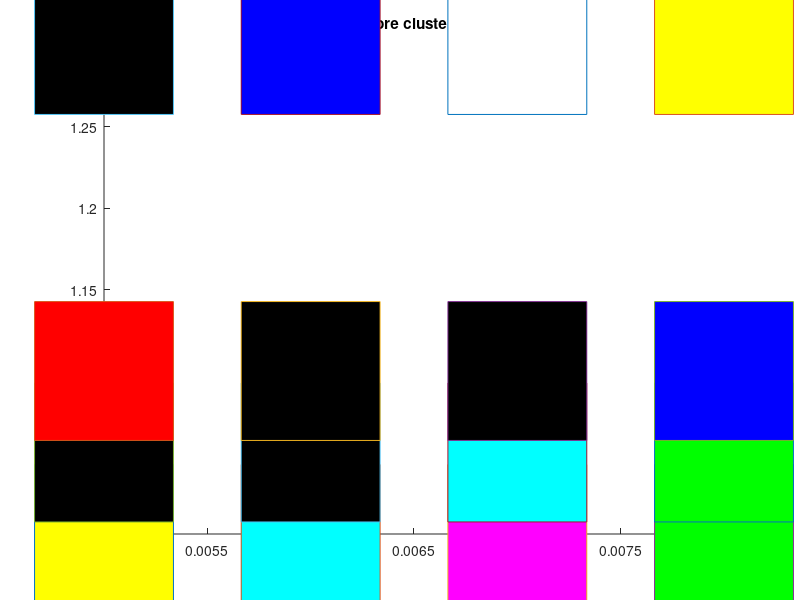
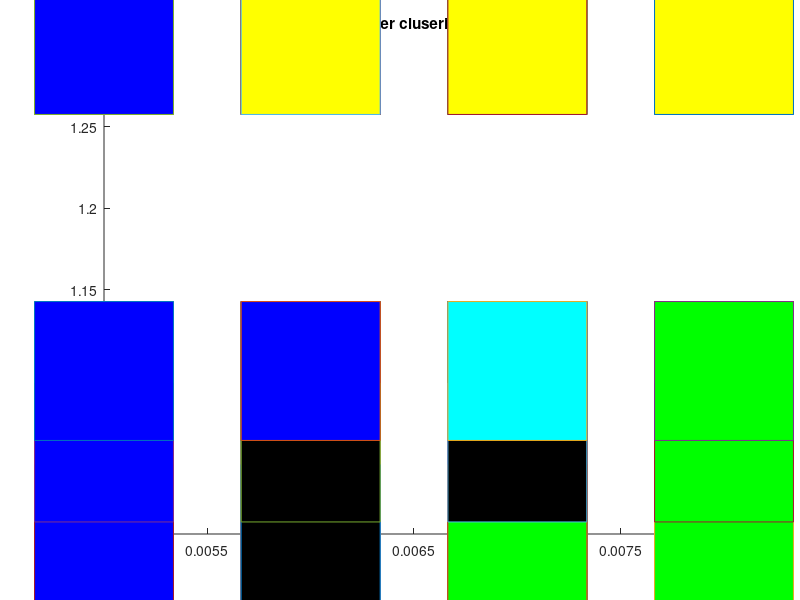

Write MATLAB code to recreate these figures, in order.
clc;
clear;
T=11;
rd=2;
sigma_initial=0.05;
alpha_initial=0.9;
number_of_vectors=9;
number_of_neuorn_inputs=27;
neighbour_radius_initial=number_of_vectors/2;

%{
    for v=1:9 %number of input neuorns 
       for x=1:3
       l=input('x ');
        I(x,v)=l;
        
       end
       
end

disp(I)
%}
    
 sprev=rng(1,'v5uniform')
     I=randi([0 1],3,16)
figure(1);
title('before clustering');
hold on;

plot(0.005,1,'-s','MarkerSize',100,...
    'MarkerFaceColor',[ I(1,1) I(2,1) I(3,1)]);

plot(0.006,1,'-s','MarkerSize',100,...
    'MarkerFaceColor',[I(1,2) I(2,2) I(3,2)]);

plot(0.007,1,'-s','MarkerSize',100,...
    'MarkerFaceColor',[I(1,3) I(2,3) I(3,3)]);
plot(0.008,1,'-s','MarkerSize',100,...
    'MarkerFaceColor',[I(1,4) I(2,4) I(3,4)]);


plot(0.005,1.05,'-s','MarkerSize',100,...
    'MarkerFaceColor',[I(1,5) I(2,5) I(3,5)]);

plot(0.006,1.05,'-s','MarkerSize',100,...
    'MarkerFaceColor',[I(1,6) I(2,6) I(3,6)]);

plot(0.007,1.05,'-s','MarkerSize',100,...
    'MarkerFaceColor',[I(1,7) I(2,7) I(3,7)]);
plot(0.008,1.05,'-s','MarkerSize',100,...
    'MarkerFaceColor',[I(1,8) I(2,8) I(3,8)]);

plot(0.005,1.1,'-s','MarkerSize',100,...
    'MarkerFaceColor',[I(1,9) I(2,9) I(3,9)]);

plot(0.006,1.1,'-s','MarkerSize',100,...
    'MarkerFaceColor',[I(1,10) I(2,10) I(3,10)]);

plot(0.007,1.1,'-s','MarkerSize',100,...
    'MarkerFaceColor',[I(1,11) I(2,11) I(3,11)]);

plot(0.008,1.1,'-s','MarkerSize',100,...
    'MarkerFaceColor',[I(1,12) I(2,12) I(3,12)]);
plot(0.005,1.3,'-s','MarkerSize',100,...
    'MarkerFaceColor',[I(1,13) I(2,13) I(3,13)]);

plot(0.006,1.3,'-s','MarkerSize',100,...
    'MarkerFaceColor',[I(1,14) I(2,14) I(3,14)]);

plot(0.007,1.3,'-s','MarkerSize',100,...
    'MarkerFaceColor',[I(1,15) I(2,15) I(3,15)]);
plot(0.008,1.3,'-s','MarkerSize',100,...
    'MarkerFaceColor',[I(1,16) I(2,16) I(3,16)]);
 
hold off;

    

     sprev=rng(1,'v5uniform')
     R=randi([0 1],4,4)
            G=randi([0 1],4,4)
             B=randi([0 1],4,4)
    
    
    
for t=1:T
    alpha=alpha_initial*exp((1-t)/T);
    sigma=sigma_initial*exp((1-t)/((T)));
    max_neighbour_radius=round(neighbour_radius_initial*exp((1-t)/T));
    for n=1:16
        for i=1:4
            for j=1:4
                D(i,j)=sqrt((I(1,n)-R(i,j))^2+(I(2,n)-G(i,j))^2+(I(3,n)-B(i,j))^2);
                
            end
        end
        disp('this is differences matrix');
        disp(D);
        min=D(1,1);
        for i=1:4
            for j=1:4
               
                      if ((D(i,j)<=min))
                          min=D(i,j);
                          m=i;
                          c=j;
                          
                      end
                
               
            end 
                  end
        
        
          % update the winning neuron
%        e_factor = exp(-((m-m).^2+(c-c).^2)/2*sigma);
       R(m,c)=R(m,c)+alpha*(I(1,n)-R(m,c));
       G(m,c)=G(m,c)+alpha*(I(2,n)-G(m,c));
       B(m,c)=B(m,c)+alpha*(I(3,n)-B(m,c));
       
        % update the neighbour neurons
       for neighbour_radius=1:1:max_neighbour_radius
            jj1=m - neighbour_radius;
            jj2=c;
            if (jj1>=1) % to stay in the matrix
                e_factor = exp(-((m-jj1).^2+(c-jj2).^2)/2*sigma^2);
                R(jj1,jj2)=R(jj1,jj2) + alpha * e_factor * (I(1,n)-R(jj1,jj2));
                G(jj1,jj2)=G(jj1,jj2) + alpha * e_factor * (I(2,n)-G(jj1,jj2));
                B(jj1,jj2)=B(jj1,jj2) + alpha * e_factor * (I(3,n)-B(jj1,jj2));
            end
            jj1=m + neighbour_radius;
            jj2=c;
            if (jj1<=4) % to stay in the matrix
                e_factor = exp(-((m-jj1).^2+(c-jj2).^2)/2*sigma^2);
                  R(jj1,jj2)=R(jj1,jj2) + alpha * e_factor * (I(1,n)-R(jj1,jj2));
                G(jj1,jj2)=G(jj1,jj2) + alpha * e_factor * (I(2,n)-G(jj1,jj2));
                B(jj1,jj2)=B(jj1,jj2) + alpha * e_factor * (I(3,n)-B(jj1,jj2));
            end
            jj1=m;
            jj2=c - neighbour_radius;
            if (jj2>=1) % to stay in the matrix
               e_factor = exp(-((m-jj1).^2+(c-jj2).^2)/2*sigma^2);
                 R(jj1,jj2)=R(jj1,jj2) + alpha * e_factor * (I(1,n)-R(jj1,jj2));
                G(jj1,jj2)=G(jj1,jj2) + alpha * e_factor * (I(2,n)-G(jj1,jj2));
                B(jj1,jj2)=B(jj1,jj2) + alpha * e_factor * (I(3,n)-B(jj1,jj2));
            end
            jj1=m;
            jj2=c + neighbour_radius;
            if (jj2<=4) % to stay in the matrix
                e_factor = exp(-((m-jj1).^2+(c-jj2).^2)/2*sigma^2);
                 R(jj1,jj2)=R(jj1,jj2) + alpha * e_factor * (I(1,n)-R(jj1,jj2));
                G(jj1,jj2)=G(jj1,jj2) + alpha * e_factor * (I(2,n)-G(jj1,jj2));
                B(jj1,jj2)=B(jj1,jj2) + alpha * e_factor * (I(3,n)-B(jj1,jj2));
            end
        end        
    end
    RED=round(R);
GREEN=round(G);
BLUE=round(B);
disp(RED);
disp(GREEN);
disp(BLUE);
figure(2);
title('after clusering');
hold on;

plot(0.005,1,'-s','MarkerSize',100,...
    'MarkerFaceColor',[ RED(1,1) GREEN(1,1) BLUE(1,1)]);

plot(0.006,1,'-s','MarkerSize',100,...
    'MarkerFaceColor',[RED(1,2) GREEN(1,2) BLUE(1,2)]);

plot(0.007,1,'-s','MarkerSize',100,...
    'MarkerFaceColor',[RED(1,3) GREEN(1,3) BLUE(1,3)]);
plot(0.008,1,'-s','MarkerSize',100,...
    'MarkerFaceColor',[RED(1,4) GREEN(1,4) BLUE(1,4)]);

plot(0.005,1.05,'-s','MarkerSize',100,...
    'MarkerFaceColor',[RED(2,1) GREEN(2,1) BLUE(2,1)]);

plot(0.006,1.05,'-s','MarkerSize',100,...
    'MarkerFaceColor',[RED(2,2) GREEN(2,2) BLUE(2,2)]);

plot(0.007,1.05,'-s','MarkerSize',100,...
    'MarkerFaceColor',[RED(2,3) GREEN(2,3) BLUE(2,3)]);
plot(0.008,1.05,'-s','MarkerSize',100,...
    'MarkerFaceColor',[RED(2,4) GREEN(2,4) BLUE(2,4)]);

plot(0.005,1.1,'-s','MarkerSize',100,...
    'MarkerFaceColor',[RED(3,1) GREEN(3,1) BLUE(3,1)]);

plot(0.006,1.1,'-s','MarkerSize',100,...
    'MarkerFaceColor',[RED(3,2) GREEN(3,2) BLUE(3,2)]);

plot(0.007,1.1,'-s','MarkerSize',100,...
    'MarkerFaceColor',[RED(3,3) GREEN(3,3) BLUE(3,3)]);
plot(0.008,1.1,'-s','MarkerSize',100,...
    'MarkerFaceColor',[RED(3,4) GREEN(3,4) BLUE(3,4)]);
plot(0.005,1.3,'-s','MarkerSize',100,...
    'MarkerFaceColor',[RED(4,1) GREEN(4,1) BLUE(4,1)]);

plot(0.006,1.3,'-s','MarkerSize',100,...
    'MarkerFaceColor',[RED(4,2) GREEN(4,2) BLUE(4,2)]);

plot(0.007,1.3,'-s','MarkerSize',100,...
    'MarkerFaceColor',[RED(4,3) GREEN(4,3) BLUE(4,3)]);
plot(0.008,1.3,'-s','MarkerSize',100,...
    'MarkerFaceColor',[RED(4,4) GREEN(4,4) BLUE(4,4)]);
 
hold off;


end
disp(D);
  disp(I);

disp('this is red');
disp(R);
disp('this is G');
disp(G);
disp('this is B');
disp(B);
